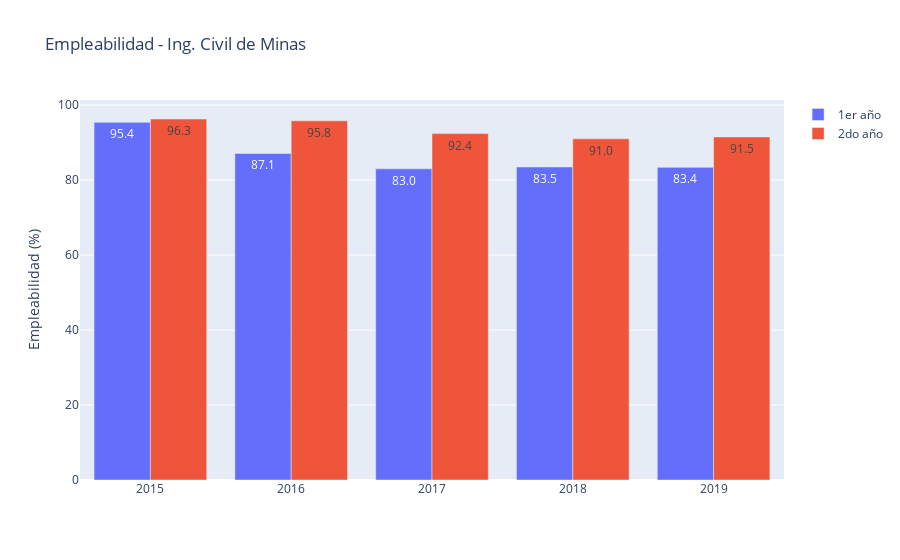

Notebook source saved alongside this figure:
### Markdown cell above
## Empleabilidad

La pieza final del puzzle es la empleabilidad. Pero es la más dificil de analizar: la data es tremendamente escasa. No está la base de datos completa por carrera y por año, solo porcentajes de ciertas universidades. El portal de [Mi Futuro](https://www.mifuturo.cl/buscador-de-estadisticas-por-carrera/) provee algunos datos agrupados que copio acá por completitud. Al buscar "Empleabilidad" para "Ingenieria Civil de Minas", aparece esto:

### Code cell
import plotly.graph_objects as go
years=list(range(2015,2020))

emp_1 = [95.4, 87.1, 83.0, 83.5, 83.4]
emp_2 = [96.3, 95.8, 92.4, 91.0, 91.5]
fig = go.Figure(data=[
    go.Bar(name='1er año', x=years, y=emp_1, text=[f'{num}' for num in emp_1], textposition='auto'),
    go.Bar(name='2do año', x=years, y=emp_2, text=[f'{num}' for num in emp_2], textposition='auto')
])
# Change the bar mode
fig.update_layout(barmode='group', title="Empleabilidad - Ing. Civil de Minas", yaxis = {'title':"Empleabilidad (%)"})
fig.show()

### Figure 1 — Plotly figure (JSON) as saved in the notebook; plotly's stock layout.template omitted (floating-point values rounded to 4 significant figures)
{"data": [{"name": "1er año", "text": ["95.4", "87.1", "83.0", "83.5", "83.4"], "textposition": "auto", "type": "bar", "x": [2015, 2016, 2017, 2018, 2019], "y": [95.4, 87.1, 83, 83.5, 83.4]}, {"name": "2do año", "text": ["96.3", "95.8", "92.4", "91.0", "91.5"], "textposition": "auto", "type": "bar", "x": [2015, 2016, 2017, 2018, 2019], "y": [96.3, 95.8, 92.4, 91, 91.5]}], "layout": {"barmode": "group", "title": {"text": "Empleabilidad - Ing. Civil de Minas"}, "yaxis": {"title": {"text": "Empleabilidad (%)"}}}}
